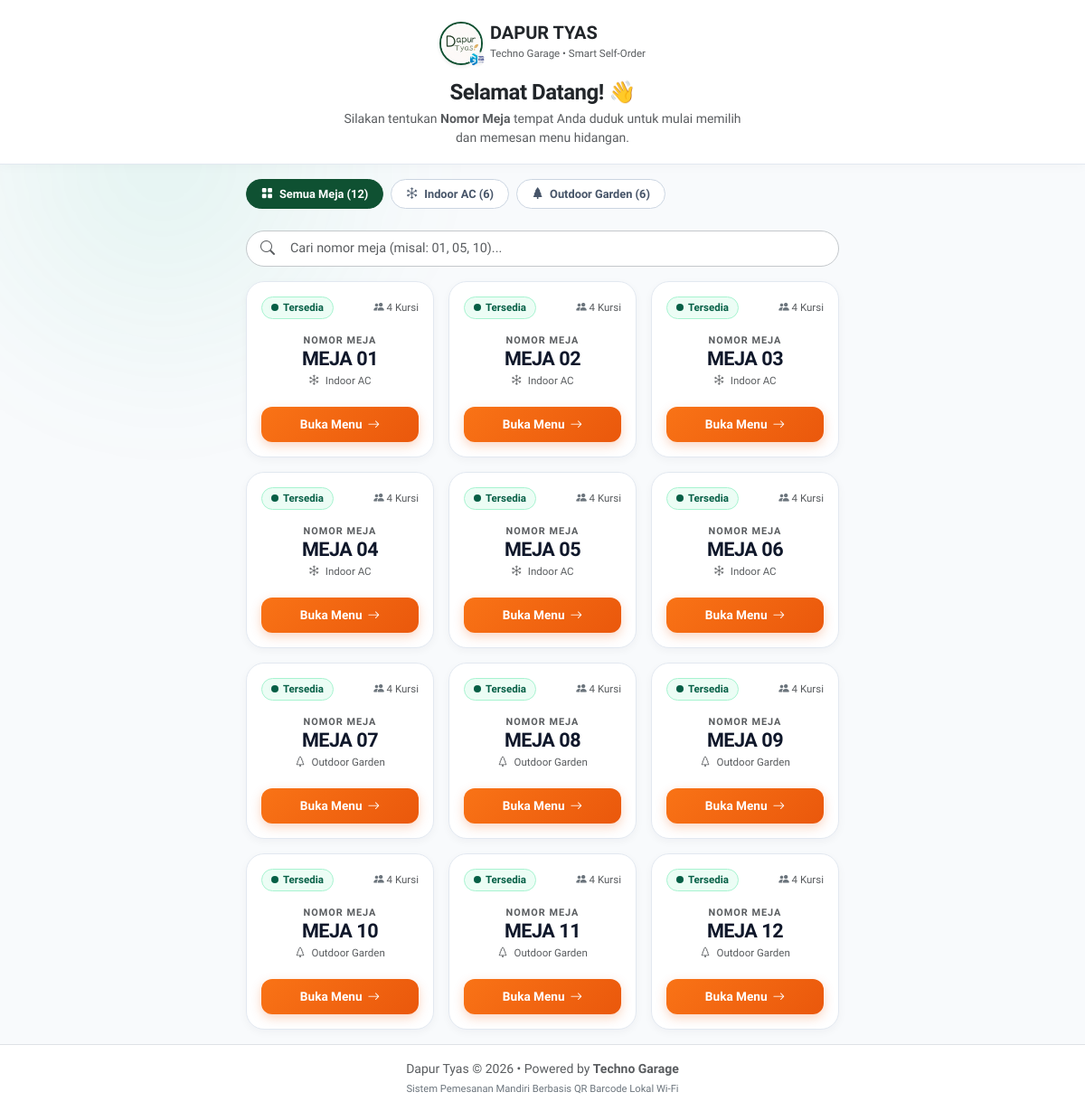
The page /pilih-meja.php on the database its author committed.
### tables this page shows
CREATE TABLE `tabel_meja` (
  `id` int NOT NULL AUTO_INCREMENT,
  `nomor_meja` varchar(20) NOT NULL,
  `nama_area` varchar(50) DEFAULT 'Utama',
  `kapasitas` int DEFAULT '4',
  `status` enum('tersedia','terisi','reservasi') DEFAULT 'tersedia',
  `created_at` timestamp NULL DEFAULT CURRENT_TIMESTAMP,
  PRIMARY KEY (`id`),
  UNIQUE KEY `nomor_meja` (`nomor_meja`)
);

### pilih-meja.php (the view, shortened to what this page needs)
<?php
require_once __DIR__ . '/config.php';
try {
    $stmt = $pdo->query("SELECT * FROM tabel_meja ORDER BY LPAD(nomor_meja, 10, '0') ASC, nomor_meja ASC");
    $daftarMeja = $stmt->fetchAll();
} catch (PDOException $e) {
    $daftarMeja = [];
}
$mejaTerisi = [];
try {
    $stmtAktif = $pdo->query("SELECT DISTINCT nomor_meja FROM tabel_pesanan WHERE status_pesanan NOT IN ('selesai', 'dibatalkan')");
    $mejaTerisi = $stmtAktif->fetchAll(PDO::FETCH_COLUMN);
} catch (PDOException $e) {}
$areaList = array_values(array_unique(array_column($daftarMeja, 'nama_area')));
?>
<!DOCTYPE html>
<html lang="id">
<head>
  <link href="https://cdn.jsdelivr.net/npm/bootstrap@5.3.2/dist/css/bootstrap.min.css" rel="stylesheet">
  <link rel="stylesheet" href="https://cdn.jsdelivr.net/npm/bootstrap-icons@1.11.3/font/bootstrap-icons.min.css">
  <link rel="stylesheet" href="assets/css/style.css">
</head>
<body>
  <div class="header-hero">
    <div class="d-flex align-items-center justify-content-center gap-2 mb-2">
      <div class="position-relative">
        <img src="tyas.png" alt="Logo" class="rounded-circle shadow-sm" style="width: 48px; height: 48px; object-fit: cover; border: 2px solid var(--primary-color); background: #fff;">
        <img src="techno garage.jpg" alt="Partner" class="rounded-circle position-absolute bottom-0 end-0 border border-white" style="width: 18px; height: 18px; object-fit: cover; transform: translate(15%, 15%);">
      </div>
      <div class="text-start">
        <h5 class="fw-bold text-dark mb-0 lh-1">DAPUR TYAS</h5>
        <span class="text-muted small" style="font-size: 0.72rem;">Techno Garage &bull; Smart Self-Order</span>
      </div>
    </div>
    <h4 class="fw-bold text-dark mt-3 mb-1" style="letter-spacing: -0.5px;">Selamat Datang! 👋</h4>
    <p class="text-muted small mb-0" style="max-width: 440px; margin: 0 auto;">
      Silakan tentukan <strong>Nomor Meja</strong> tempat Anda duduk untuk mulai memilih dan memesan menu hidangan.
    </p>
  </div>
  <div class="container py-3" style="max-width: 680px; flex-grow: 1;">
    <div class="d-flex gap-2 overflow-x-auto pb-2 mb-3" style="scrollbar-width: none;">
      <button type="button" class="area-filter-btn active" onclick="filterArea('all', this)">
        <i class="bi bi-grid-fill me-1"></i> Semua Meja (<?= count($daftarMeja) ?>)
      </button>
      <?php foreach ($areaList as $area): ?>
        <?php
          $countArea = count(array_filter($daftarMeja, fn($m) => $m['nama_area'] === $area));
          $iconArea = (stripos($area, 'outdoor') !== false) ? 'bi-tree-fill' : 'bi-snow';
        ?>
        <button type="button" class="area-filter-btn" onclick="filterArea('<?= htmlspecialchars(addslashes($area)) ?>', this)">
          <i class="bi <?= $iconArea ?> me-1"></i> <?= htmlspecialchars($area) ?> (<?= $countArea ?>)
        </button>
      <?php endforeach; ?>
    </div>
    <div class="mb-3 position-relative">
      <i class="bi bi-search position-absolute top-50 start-0 translate-middle-y ms-3 text-muted"></i>
      <input type="text" id="searchMejaInput" class="form-control form-control-lg rounded-pill ps-5 border-secondary-subtle small" placeholder="Cari nomor meja (misal: 01, 05, 10)..." style="font-size: 0.9rem;" autocomplete="off">
    </div>
    <div class="row g-3" id="mejaGridContainer">
      <?php foreach ($daftarMeja as $meja): ?>
        <?php
          $nomor = $meja['nomor_meja'];
          $area = $meja['nama_area'] ?: 'Area Utama';
          $isTerisi = in_array($nomor, $mejaTerisi);
          $kapasitas = $meja['kapasitas'] ?? 4;
        ?>
        <div class="col-6 col-sm-4 col-md-4 meja-item-col" data-nomor="<?= htmlspecialchars($nomor) ?>" data-area="<?= htmlspecialchars($area) ?>">
          <div class="table-selection-card" onclick="pilihMeja('<?= htmlspecialchars($nomor) ?>')">
            <div>
              <div class="d-flex align-items-center justify-content-between mb-2">
                <span class="status-pill <?= $isTerisi ? 'status-terisi' : 'status-tersedia' ?>">
                  <span class="pulse-dot"></span>
                  <?= $isTerisi ? 'Terisi' : 'Tersedia' ?>
                </span>
                <span class="text-muted small" style="font-size: 0.72rem;">
                  <i class="bi bi-people-fill text-secondary"></i> <?= $kapasitas ?> Kursi
                </span>
              </div>
              <div class="text-center py-2">
                <div class="text-muted text-uppercase fw-bold" style="font-size: 0.68rem; letter-spacing: 1px;">Nomor Meja</div>
                <div class="table-badge-number">MEJA <?= htmlspecialchars($nomor) ?></div>
                <div class="text-muted small mt-1" style="font-size: 0.72rem;">
                  <i class="bi <?= (stripos($area, 'outdoor') !== false) ? 'bi-tree' : 'bi-snow' ?> me-1"></i>
                  <?= htmlspecialchars($area) ?>
                </div>
              </div>
            </div>
            <button type="button" class="btn-pilih-meja">
              <span>Buka Menu</span>
              <i class="bi bi-arrow-right"></i>
            </button>
          </div>
        </div>
      <?php endforeach; ?>
    </div>
  </div>
  <footer class="text-center py-3 bg-white border-top text-muted small mt-auto">
    <div class="container">
      <div>Dapur Tyas &copy; <?= date('Y') ?> &bull; Powered by <strong>Techno Garage</strong></div>
      <div style="font-size: 0.7rem;" class="text-secondary mt-1">Sistem Pemesanan Mandiri Berbasis QR Barcode Lokal Wi-Fi</div>
    </div>
  </footer>
</body>
</html>

### assets/css/style.css (style rules this page uses)
:root { --bg-primary: #F4F5F0; --bg-card: #FFFFFF; --bg-subtle: #EAECE4; --text-main: #1A2B22; --text-muted: #5C6E63; --primary: #748C69; --primary-hover: #5F7455; --primary-light: #E5EBE1; --accent: #D9A05B; --accent-hover: #C58C47; --accent-light: #FBF4EA; --danger: #D9534F; --danger-light: #FDF2F2; --success: #3E8E41; --info: #31708F; --border-color: #E2E5DC; --shadow-xs: 0 1px 4px rgba(26, 43, 34, 0.05); --shadow-sm: 0 2px 8px rgba(26, 43, 34, 0.06); --shadow-md: 0 6px 20px rgba(26, 43, 34, 0.08); --shadow-lg: 0 12px 32px rgba(26, 43, 34, 0.12); --radius-sm: 8px; --radius-md: 14px; --radius-lg: 20px; --radius-full: 9999px; --font-main: 'Plus Jakarta Sans', system-ui, -apple-system, sans-serif; }
* { margin: 0; padding: 0; box-sizing: border-box; }
body { font-family: var(--font-main); background-color: var(--bg-primary); color: var(--text-main); line-height: 1.5; min-height: 100vh; -webkit-font-smoothing: antialiased; overflow-x: hidden; }

### pilih-meja.php (style rules this page uses)
:root { --primary-color: #0F5132; --accent-flame: #F97316; --accent-orange: #EA580C; --bg-body: #F8FAFC; }
body { background-color: var(--bg-body); font-family: 'Plus Jakarta Sans', sans-serif; color: #0F172A; min-height: 100vh; display: flex; flex-direction: column; }
body::before { content: ''; position: fixed; top: -10vw; left: -10vw; width: 50vw; height: 50vw; background: radial-gradient(circle, rgba(16, 185, 129, 0.09) 0%, transparent 70%); filter: blur(50px); z-index: -1; pointer-events: none; }
.header-hero { background: #FFFFFF; border-bottom: 1px solid #E2E8F0; padding: 24px 16px 18px 16px; text-align: center; box-shadow: 0 2px 12px rgba(0, 0, 0, 0.03); }
.table-selection-card { background: #FFFFFF; border: 1.5px solid #E2E8F0; border-radius: 20px; padding: 16px; transition: all 0.25s cubic-bezier(0.34, 1.56, 0.64, 1); cursor: pointer; position: relative; overflow: hidden; display: flex; flex-direction: column; justify-content: space-between; height: 100%; box-shadow: 0 3px 10px rgba(15, 23, 42, 0.04); }
.table-badge-number { font-size: 1.35rem; font-weight: 900; color: #0F172A; letter-spacing: -0.5px; line-height: 1.1; }
.status-pill { font-size: 0.72rem; font-weight: 700; padding: 3px 10px; border-radius: 999px; display: inline-flex; align-items: center; gap: 5px; }
.status-tersedia { background: #ECFDF5; color: #065F46; border: 1px solid #A7F3D0; }
.btn-pilih-meja { background: linear-gradient(135deg, var(--accent-flame), var(--accent-orange)); color: #FFFFFF; border: none; font-weight: 800; font-size: 0.85rem; border-radius: 12px; padding: 9px 14px; width: 100%; margin-top: 12px; transition: all 0.2s ease; display: flex; align-items: center; justify-content: center; gap: 6px; box-shadow: 0 4px 12px rgba(234, 88, 12, 0.25); }
.area-filter-btn { background: #FFFFFF; border: 1px solid #CBD5E1; color: #475569; font-size: 0.8rem; font-weight: 700; padding: 6px 16px; border-radius: 999px; white-space: nowrap; cursor: pointer; transition: all 0.2s ease; }
.area-filter-btn.active, .area-filter-btn:hover { background: #0F5132; color: #FFFFFF; border-color: #0F5132; }
.pulse-dot { width: 8px; height: 8px; border-radius: 50%; background-color: currentColor; }

### rows shown on the page
tabel_meja: shows "Tersedia", kapasitas "4", nomor_meja "01", nama_area "Indoor AC"
tabel_meja: shows "Tersedia", kapasitas "4", nomor_meja "02", nama_area "Indoor AC"
tabel_meja: shows "Tersedia", kapasitas "4", nomor_meja "03", nama_area "Indoor AC"
tabel_meja: shows "Tersedia", kapasitas "4", nomor_meja "04", nama_area "Indoor AC"
tabel_meja: shows "Tersedia", kapasitas "4", nomor_meja "05", nama_area "Indoor AC"
tabel_meja: shows "Tersedia", kapasitas "4", nomor_meja "06", nama_area "Indoor AC"
tabel_meja: shows "Tersedia", kapasitas "4", nomor_meja "07", nama_area "Outdoor Garden"
tabel_meja: shows "Tersedia", kapasitas "4", nomor_meja "08", nama_area "Outdoor Garden"
tabel_meja: shows "Tersedia", kapasitas "4", nomor_meja "09", nama_area "Outdoor Garden"
tabel_meja: shows "Tersedia", kapasitas "4", nomor_meja "10", nama_area "Outdoor Garden"
tabel_meja: shows "Tersedia", kapasitas "4", nomor_meja "11", nama_area "Outdoor Garden"
tabel_meja: shows "Tersedia", kapasitas "4", nomor_meja "12", nama_area "Outdoor Garden"

### other values the page prints
count($daftarMeja) "12"
$area "Indoor AC"
$countArea "6"
$area "Outdoor Garden"
